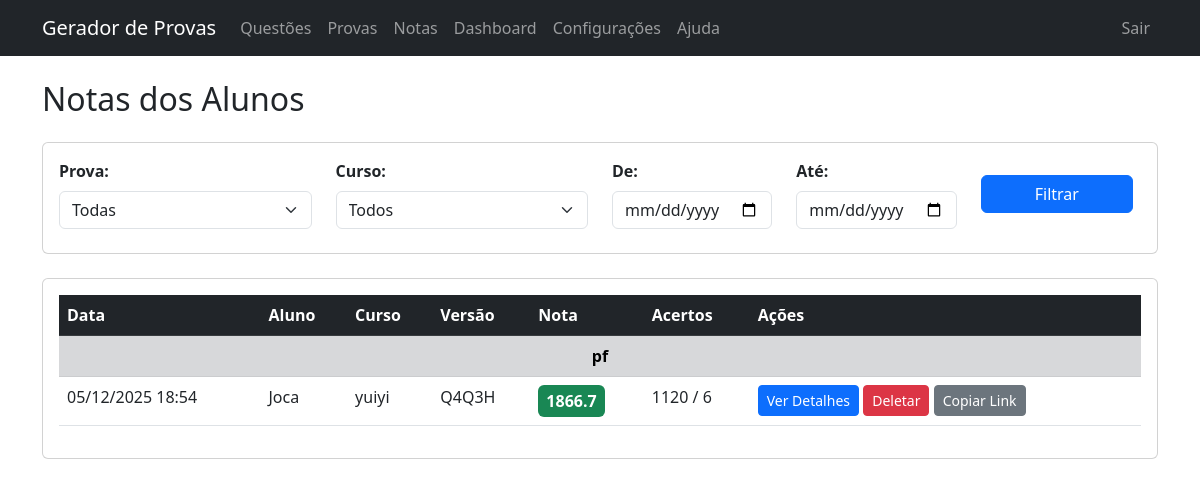
Screenshot of /grades/ (signed in) with the database file from the repository.
### models.py (models this page shows)
class Exam(db.Model):
    id = db.Column(db.Integer, primary_key=True)
    title = db.Column(db.String(100), nullable=False)
    date = db.Column(db.String(20), nullable=False)
    course = db.Column(db.String(100), nullable=True) # Deprecated, keeping for migration
    course_id = db.Column(db.Integer, db.ForeignKey('course.id'), nullable=True) # Nullable for now until migration
    show_resolution = db.Column(db.Boolean, default=True, nullable=False)
    max_grade = db.Column(db.Float, default=10.0, nullable=False)
    course_rel = db.relationship('Course', backref='exams')
    versions = db.relationship('ExamVersion', backref='exam', lazy=True)

class StudentSubmission(db.Model):
    id = db.Column(db.Integer, primary_key=True)
    exam_version_id = db.Column(db.Integer, db.ForeignKey('exam_version.id'), nullable=False)
    student_name = db.Column(db.String(100), nullable=False)
    student_course = db.Column(db.String(100), nullable=False)
    submission_date = db.Column(db.DateTime, default=datetime.utcnow)
    image_path = db.Column(db.String(200))
    header_image_path = db.Column(db.String(200)) # Path to header image
    answers = db.Column(db.Text) # JSON string of answers
    score = db.Column(db.Float)
    total_questions = db.Column(db.Integer)
    version = db.relationship('ExamVersion', backref='submissions')

class ExamVersion(db.Model):
    id = db.Column(db.Integer, primary_key=True)
    exam_id = db.Column(db.Integer, db.ForeignKey('exam.id'), nullable=False)
    label = db.Column(db.String(10), nullable=False) # e.g., "A", "B", "1", "2"
    unique_code = db.Column(db.String(36), unique=True, nullable=False) # UUID for QR
    questions = db.relationship('ExamQuestion', backref='version', lazy=True, order_by='ExamQuestion.question_number')

### routes/grades.py (the view, shortened to what this page needs)
@bp.route('/')
@login_required
def list_grades():
    from models import Course
    exams = Exam.query.join(ExamVersion).join(StudentSubmission).group_by(Exam.id).order_by(Exam.title).all()
    courses = Course.query.order_by(Course.name).all()
    exam_id = request.args.get('exam_id', type=int)
    course_id = request.args.get('course_id', type=int)
    start_date = request.args.get('start_date')
    end_date = request.args.get('end_date')
    query = StudentSubmission.query.join(ExamVersion).join(Exam)
    if exam_id and exam_id != -1:
        query = query.filter(Exam.id == exam_id)
    if course_id:
        query = query.filter(Exam.course_id == course_id)
    submissions = query.order_by(Exam.title.asc(), StudentSubmission.submission_date.desc()).all()
    return render_template('grades/list.html',
                           submissions=submissions,
                           exams=exams,
                           courses=courses,
                           selected_exam_id=exam_id,
                           selected_course_id=course_id,
                           selected_start_date=start_date,
                           selected_end_date=end_date)

### routes/auth.py (called while the page is built)
def login_required(f):
    @wraps(f)
    def decorated_function(*args, **kwargs):
        if not session.get('logged_in'):
            return redirect(url_for('auth.login', next=request.url))
        return f(*args, **kwargs)
    return decorated_function

### templates/grades/list.html (shortened to what this page needs)
{% extends 'base.html' %}
{% block content %}
<div class="row">
    <div class="col-md-12">
        <h2 class="mb-4">Notas dos Alunos</h2>
        <div class="card mb-4">
            <div class="card-body">
                <form method="GET" class="row align-items-center">
                    <div class="col-md-3 mb-2">
                        <label for="exam_id" class="form-label fw-bold">Prova:</label>
                        <select name="exam_id" id="exam_id" class="form-select">
                            <option value="">Todas</option>
                        </select>
                    </div>
                    <div class="col-md-3 mb-2">
                        <label for="course_id" class="form-label fw-bold">Curso:</label>
                        <select name="course_id" id="course_id" class="form-select">
                            <option value="">Todos</option>
                        </select>
                    </div>
                    <div class="col-md-2 mb-2">
                        <label for="start_date" class="form-label fw-bold">De:</label>
                        <input type="date" class="form-control" name="start_date" id="start_date"
                            value="{{ selected_start_date or '' }}">
                    </div>
                    <div class="col-md-2 mb-2">
                        <label for="end_date" class="form-label fw-bold">Até:</label>
                        <input type="date" class="form-control" name="end_date" id="end_date"
                            value="{{ selected_end_date or '' }}">
                    </div>
                    <div class="col-md-2 mb-2 d-flex align-items-end">
                        <button type="submit" class="btn btn-primary w-100 me-2">Filtrar</button>
                    </div>
                </form>
            </div>
        </div>
        <div class="card">
            <div class="card-body">
                <div class="table-responsive">
                    <table class="table table-striped table-hover">
                        <thead class="table-dark">
                            <tr>
                                <th>Data</th>
                                <th>Aluno</th>
                                <th>Curso</th>
                                <th>Versão</th>
                                <th>Nota</th>
                                <th>Acertos</th>
                                <th>Ações</th>
                            </tr>
                        </thead>
                        <tbody>
                            {% set current_exam = namespace(title=None) %}
                            {% for sub in submissions %}
                            {% if current_exam.title != sub.version.exam.title %}
                            {% set current_exam.title = sub.version.exam.title %}
                            <tr class="table-secondary">
                                <td colspan="7" class="fw-bold text-center">{{ current_exam.title }}</td>
                            </tr>
                            {% endif %}
                            <tr>
                                <td>{{ sub.submission_date.strftime('%d/%m/%Y %H:%M') }}</td>
                                <td>{{ sub.student_name }}</td>
                                <td>{{ sub.student_course }}</td>
                                <td>{{ sub.version.label }}</td>
                                <td>
                                    <span class="badge bg-{{ 'success' if sub.score >= 6 else 'danger' }} fs-6 p-2">
                                        {{ "%.1f"|format(sub.score) }}
                                    </span>
                                </td>
                                <td>{{ "%.0f"|format(sub.score / 10 * sub.total_questions) }} / {{ sub.total_questions
                                    }}</td>
                                <td>
                                    <a href="{{ url_for('grades.view_submission', submission_id=sub.id) }}"
                                        class="btn btn-sm btn-primary">
                                        Ver Detalhes
                                    </a>
                                    <form action="{{ url_for('grades.delete_submission', submission_id=sub.id) }}"
                                        method="POST" style="display:inline;">
                                        <button type="submit" class="btn btn-sm btn-danger"
                                            onclick="return confirm('Tem certeza que deseja deletar esta nota? O aluno poderá enviar o gabarito novamente.')">
                                            Deletar
                                        </button>
                                    </form>
                                    <button class="btn btn-sm btn-secondary"
                                        data-url="{{ url_for('student.upload_answers', unique_code=sub.version.unique_code, _external=True) }}"
                                        onclick="copyLink(this.dataset.url)">
                                        Copiar Link
                                    </button>
                                </td>
                            </tr>
                            {% else %}
                            <tr>
                                <td colspan="7" class="text-center">Nenhuma nota registrada.</td>
                            </tr>
                            {% endfor %}
                        </tbody>
                    </table>
                </div>
            </div>
        </div>
    </div>
</div>
{% endblock %}

### rows the page displays
StudentSubmission: submission_date "05/12/2025 18:54", student_name "Joca", student_course "yuiyi", version.label "Q4Q3H", score "1866.7", sub.score/10*sub.total_questions "1120", total_questions "6"
Exam: title "pf"
